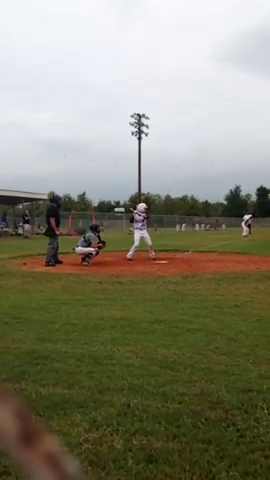
#> input picture frame 37 of code/test/new/baseball_0525.mp4, 270 x 480 px, given in place of cueva_01_SD_crop1.mp4, which was not available
$ python x-tplane.py
#> lines starting #> are read from the running program, lines starting #| are printed output that depends on the picture; pictures that were not available may be replaced by others from this repository, and a replacement may not be noted
import cv2
import numpy as np
import matplotlib.pyplot as plt


def extract_xt_plane(video_path, line_index=None):
    # Open the video file
    cap = cv2.VideoCapture(video_path)

    if not cap.isOpened():
        print("Error: Could not open video.")
        return None

    # Determine the number of frames in the video
    frame_count = int(cap.get(cv2.CAP_PROP_FRAME_COUNT))
    # Get the height and width of the video
    frame_height = int(cap.get(cv2.CAP_PROP_FRAME_HEIGHT))
    frame_width = int(cap.get(cv2.CAP_PROP_FRAME_WIDTH))

    # If line_index is not specified, use the middle of the frame
    if line_index is None:
        line_index = frame_height // 2

    # Create an empty array to store the x-t plane (width x number of frames)
    xt_plane = np.zeros((frame_count, frame_width), dtype=np.uint8)

    # Read each frame
    frame_idx = 0
    while True:
        ret, frame = cap.read()
#> frame is the input picture: shape (480, 270, 3); mean B, G, R 113.7, 133.3, 135
        if not ret:
            break

        # Convert frame to grayscale
        gray_frame = cv2.cvtColor(frame, cv2.COLOR_BGR2GRAY)
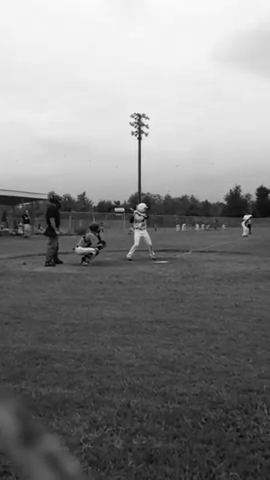
#> gray_frame: shape (480, 270); min 0, max 251, mean 131.5

        # Extract the horizontal line at line_index
        horizontal_line = gray_frame[line_index, :]
#> horizontal_line = 270 values, max 194 at index 135, min 11 at index 100, mean 88.53

        # Store this line in the xt_plane array
        xt_plane[frame_idx, :] = horizontal_line
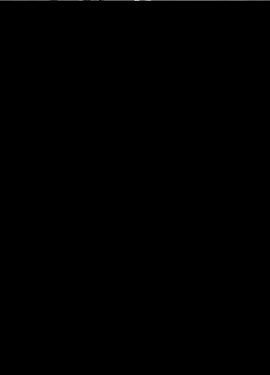
#> xt_plane: shape (375, 270); min 0, max 194, mean 0.2

        frame_idx += 1

    cap.release()
    return xt_plane


# Path to your video file
video_path = "C:\\Users\\Zouzh\\Desktop\\2 Defconv Real\\cueva_01_SD_crop1.mp4"

# Extract the x-t plane from the video
xt_plane = extract_xt_plane(video_path)

# Plot the x-t plane
plt.figure(figsize=(5, 10))
plt.imshow(xt_plane, aspect='auto', cmap='gray')
plt.title('X-T Plane Image')
plt.xlabel('Frame')
plt.ylabel('Pixel Intensity along the Horizontal Line')
plt.show()

$ run again, starting later in the video
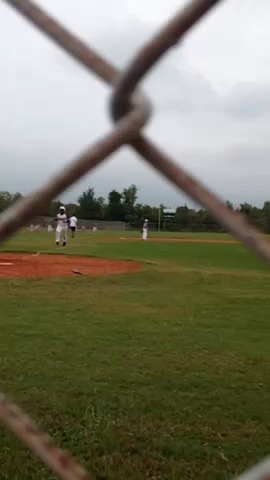
#> input picture frame 168 of code/test/new/baseball_0525.mp4, 270 x 480 px, given in place of cueva_01_SD_crop1.mp4, which was not available
#> in extract_xt_plane, frame is the input picture: shape (480, 270, 3); mean B, G, R 99.1, 119.8, 121.9
#> in extract_xt_plane, `gray_frame = cv2.cvtColor(frame, cv2.COLOR_BGR2GRAY)`:
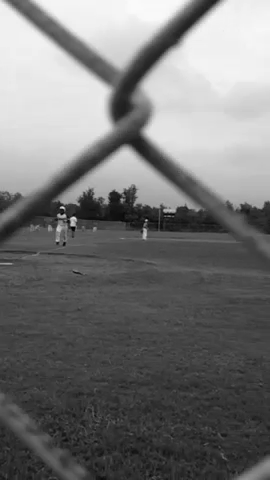
#> gray_frame: shape (480, 270); min 1, max 250, mean 118
#> horizontal_line = 270 values, max 183 at index 56, min 39 at index 0, mean 90.72

$ run again, starting later in the video
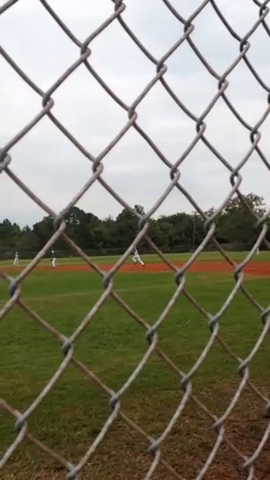
#> input picture frame 300 of code/test/new/baseball_0525.mp4, 270 x 480 px, given in place of cueva_01_SD_crop1.mp4, which was not available
#> in extract_xt_plane, frame is the input picture: shape (480, 270, 3); mean B, G, R 117.8, 134, 137.3
#> in extract_xt_plane, `gray_frame = cv2.cvtColor(frame, cv2.COLOR_BGR2GRAY)`:
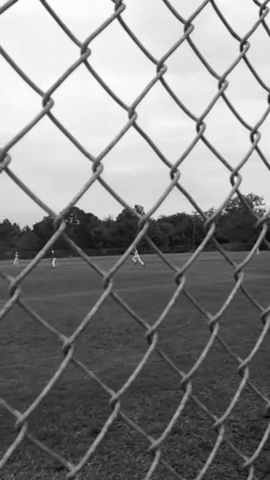
#> gray_frame: shape (480, 270); min 4, max 255, mean 133.1
#> horizontal_line = 270 values, max 159 at index 258, min 11 at index 220, mean 43.3
